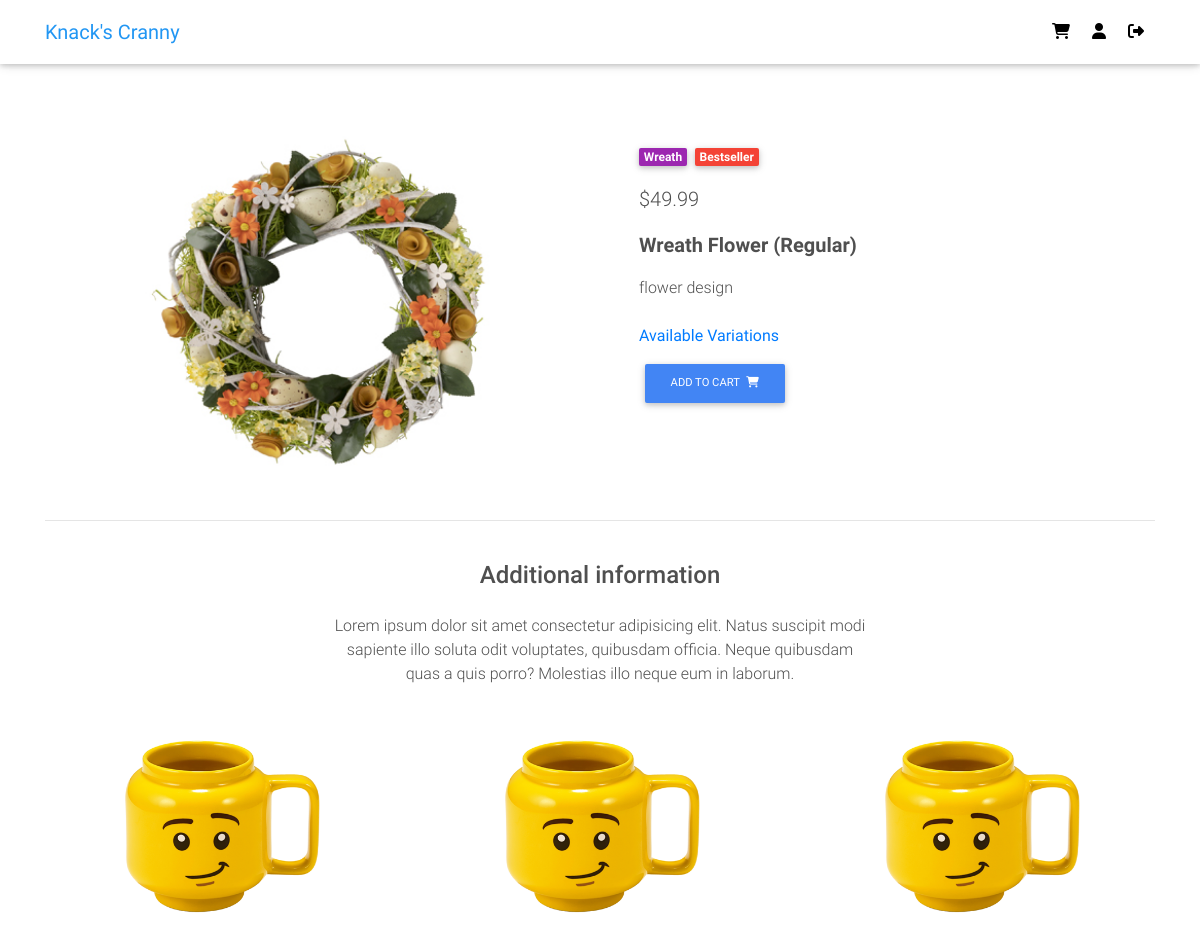
/item/2/regular/ (signed in, upper part), run on an earlier commit of the app's database.
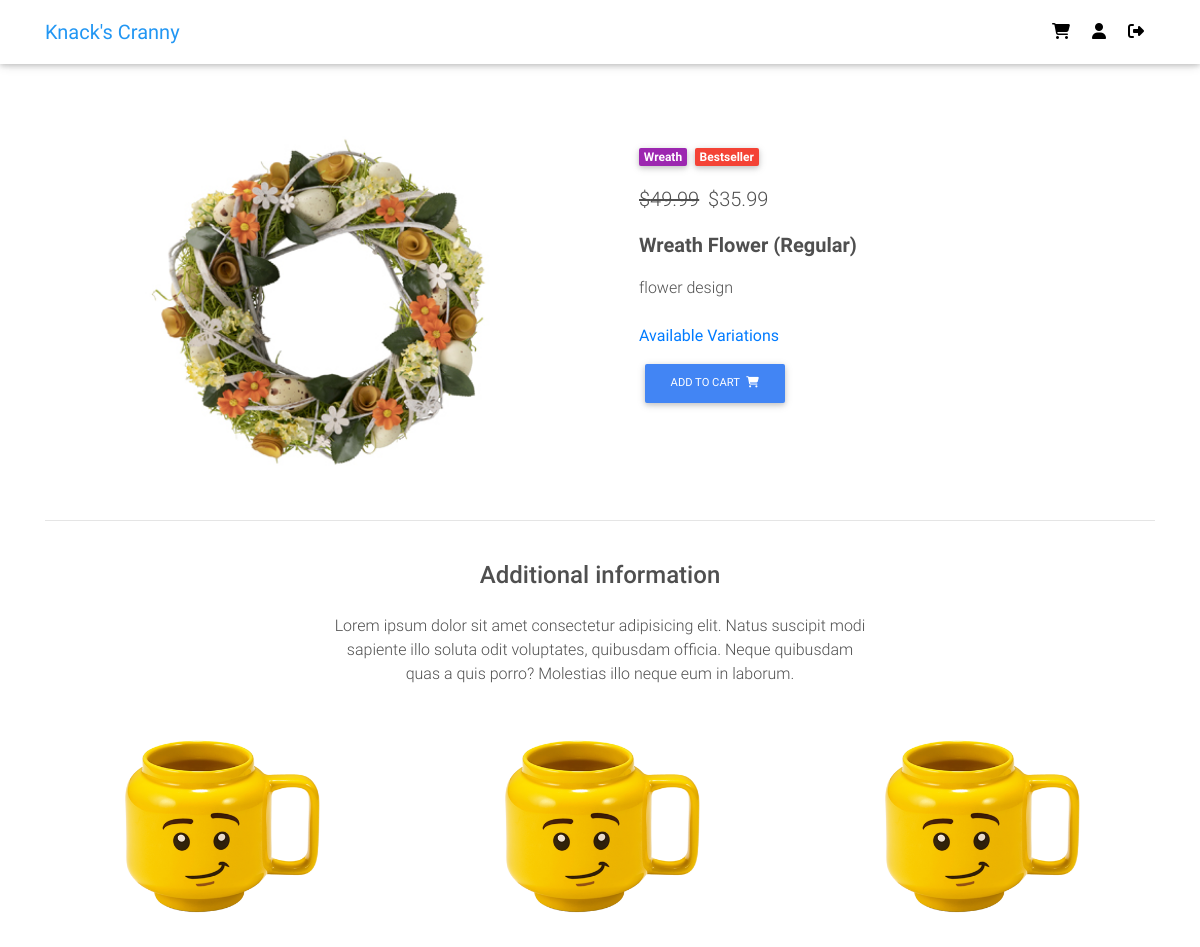
And on a later commit of the database.
### items/models.py (models this page shows, shortened)
class VariationImage(models.Model):
    variation = models.ForeignKey(Variation, on_delete=models.CASCADE)
    name = models.CharField(max_length=100, default='default')
    alias = models.CharField(max_length=150, blank=True, unique=True)
    image = image = models.ImageField(default=f'default_variation.png',
        upload_to='item_variation_pics')
    date_added = models.DateTimeField(default=timezone.now)
    date_updated = models.DateTimeField(default=timezone.now)
    def image_tag(self):
        '''display the image in admin panel'''
        return mark_safe('<img src="/media/%s" width="150" />' % (self.image))
    image_tag.short_description = 'Image'

class Item(models.Model):
    category = models.ForeignKey(Category, on_delete=models.SET_NULL, null=True, blank=True)
    name = models.CharField(max_length=100, unique=True)
    description = models.TextField()
    price = models.DecimalField(max_digits=6, decimal_places=2)
    price_discount = models.DecimalField(max_digits=6, decimal_places=2, null=True, blank=True)
    item_label = models.CharField(max_length=2, choices=ITEM_LABELS, default='NA')
    date_added = models.DateTimeField(default=timezone.now)
    date_updated = models.DateTimeField(default=timezone.now)
    image = models.ImageField(default=f'default.png', upload_to='item_pics')
    @property
    def get_review_count(self):
        return len(self.itemreview_set.all())
    @property
    def get_rating(self):
        reviews = self.itemreview_set.all()
        total = floor(sum([review.rating for review in reviews])/len(reviews))
        return total
    def image_tag(self):
        '''display the image in admin panel'''
        return mark_safe('<img src="/media/%s" width="100" />' % (self.image))
    image_tag.short_description = 'Image'

class Category(models.Model):
    name = models.CharField(max_length=50, unique=True)
    def __str__(self):
        return self.name
    class Meta:
        verbose_name_plural = 'Categories'

class Variation(models.Model):
    item = models.ForeignKey(Item, on_delete=models.CASCADE)
    name = models.CharField(max_length=100, default='regular')
    alias = models.CharField(max_length=150, blank=True, unique=True)
    price = models.DecimalField(max_digits=6, decimal_places=2, null=True, blank=True)
    price_discount = models.DecimalField(max_digits=6, decimal_places=2, null=True, blank=True)
    description = models.TextField(null=True, blank=True)
    inventory = models.PositiveIntegerField(default=0, blank=True)
    item_label = models.CharField(max_length=2, choices=ITEM_LABELS)
    active = models.BooleanField(default=True)
    date_added = models.DateTimeField(default=timezone.now)
    date_updated = models.DateTimeField(default=timezone.now)

### ecommerce/views.py (the view, shortened to what this page needs)
# urls.py: path('item/<int:item_id>/<str:variation_name>/', views.item, name='item'),
def item(request, item_id, variation_name):
    item = Item.objects.filter(id=item_id).first()
    customer = query_customer(request)
    reviews = ItemReview.objects.filter(item=item).order_by('-date_updated')
    user_review = reviews.filter(customer=customer)
    if request.method == 'GET':
        review_form = ItemReviewForm(instance=user_review.first())
        variation = Variation.objects.filter(item=item, name=variation_name).first()
        variation_images = VariationImage.objects.filter(variation=variation)
        variations = Variation.objects.filter(item=item)
        other_items = Item.objects.all().exclude(id=item.id)[:3]
        page_obj = paginate(request, reviews)
        context = {
            'variation': variation,
            'variation_images': variation_images,
            'variations': variations,
            'other_items': other_items,
            'review_form': review_form,
            'page_obj': page_obj,
            'user_has_reviewed': user_review.exists(),
            'main_item': item
        }
        if user_review.exists():
            context['user_review'] = user_review.first()
    return render(request, 'ecommerce/item.html', context)

### ecommerce/models.py (called while the page is built)
    @property
    def get_cart_items(self):
        order_items = self.orderitem_set.all()
        total = sum([item.quantity for item in order_items])
        return total

### ecommerce/templatetags/cart_items_count.py (called while the page is built)
@register.filter
def cart_items_count(request):
    customer = query_customer(request)
    order = Order.objects.filter(customer=customer, is_ordered=False)
    if order.exists():
        return order.first().get_cart_items
    return None

### ecommerce/views.py (called while the page is built)
def query_customer(request):
    if request.user.is_authenticated:
        return Customer.objects.filter(user=request.user).first()
    else:
        return get_session(request)

def paginate(request, items):
    paginator = Paginator(items, 8)
    page_number = request.GET.get('page')
    print('paginator is called')
    return paginator.get_page(page_number)

### ecommerce/templates/ecommerce/item.html (shortened to what this page needs)
{% extends "ecommerce/base.html" %}
{% load static %}
{% load crispy_forms_tags %}
{% block content %}
  <main class="mt-5 pt-4">
    <div class="container dark-grey-text mt-5">
      <div class="row">
        <div class="col-md-6 mb-4">
          {% if variation_images.count > 1 %}
          <div id="carouselExampleControls" class="carousel slide wow fadeIn" data-ride="carousel">
            <div class="carousel-inner">
              {% for image in variation_images %}
              <div class="carousel-item {% if forloop.first %} active {% endif %}">
                <img class="d-block w-100" src="{{ image.image.url }}" alt="{{ image.name }}">
              </div>
              {% endfor %}
            </div>
            <a class="carousel-control-prev" href="#carouselExampleControls" role="button" data-slide="prev">
              <i class="fas fa-chevron-left"></i>
              <span class="sr-only">Previous</span>
            </a>
            <a class="carousel-control-next" href="#carouselExampleControls" role="button" data-slide="next">
              <i class="fas fa-chevron-right"></i>
              <span class="sr-only">Next</span>
            </a>
          </div>
          {% else %}
          <img class="d-block w-100" src="{{ variation_images.first.image.url }}" alt="{{ image.name }}">
          {% endif %}
        </div>
        <div class="col-md-6 mb-4">
          <div class="p-4">
            <div class="mb-3">
              <a href="">
                <span class="badge purple mr-1">{{ main_item.category|title }}</span>
              </a>
              {% if variation.item_label == "NW"%}
                <a href="">
                  <span class="badge blue mr-1">{{ variation.get_item_label_display }}</span>
                </a>
              {% else %}
                <a href="">
                  <span class="badge red mr-1">{{ variation.get_item_label_display }}</span>
                </a>
              {% endif %}
            </div>
            <p class="lead">
              {% if variation.price_discount %}
                <span class="mr-1">
                  <del>${{ variation.price }}</del>
                </span>
                <span>${{ variation.price_discount }}</span>
              {% else %}
                <span>${{ variation.price }}</span>
              {% endif %}
            </p>
            <p class="lead font-weight-bold">{{ variation.item.name|title }} ({{ variation.name|title }})</p>
            <p>{{ variation.description }}</p>
            <div class="mb-3 mt-4">
            <strong><a data-toggle="modal" href="#variationModal">Available Variations</a></strong>
            </div>
            <form class="d-flex justify-content-left" action="{% url 'ecommerce:add-to-cart' variation.id 1 %}" method="POST">
              {% if variation.inventory == 0 or variation.item_label == "SD" %}
                <button class="btn btn-primary btn-md my-0 p" type="submit" disabled>Add to cart
                  <i class="fas fa-shopping-cart ml-1"></i>
                </button>
              {% else %}
                <button class="btn btn-primary btn-md my-0 p" type="submit">Add to cart
                  <i class="fas fa-shopping-cart ml-1"></i>
                </button>
              {% endif %}
            </form>
          </div>
        </div>
      </div>
      <hr>
      <div class="row d-flex justify-content-center wow fadeIn">
        <div class="col-md-6 text-center">
          <h4 class="my-4 h4">Additional information</h4>
          <p>Lorem ipsum dolor sit amet consectetur adipisicing elit. Natus suscipit modi sapiente illo soluta odit
            voluptates,
            quibusdam officia. Neque quibusdam quas a quis porro? Molestias illo neque eum in laborum.</p>
        </div>
      </div>
      <div class="row">
        {% for item in other_items %}
        <div class="col-lg-4 col-md-8 mb-4 text-center">
          <a href="{% url 'ecommerce:item' item.id 'regular' %}">
            <img src="{{ item.image.url }}" class="img-fluid other-items" alt="">
          </a>
        </div>
        {% endfor %}
      </div>
    </div>
  </main>
{% endblock content %}

### ecommerce/templates/ecommerce/base.html (shortened to what this page needs)
{% load static %}
<!DOCTYPE html>
<html lang="en" dir="ltr">
<head>
  <link href="{% static 'ecommerce/css/bootstrap.min.css' %}" rel="stylesheet">
  <link href="{% static 'ecommerce/css/mdb.min.css' %}" rel="stylesheet">
  <link href="{% static 'ecommerce/css/style.css' %}" rel="stylesheet">
</head>
{% include "ecommerce/navbar.html" %}
<body>
    {% block content %}
    {% endblock content %}
</body>
</html>

### ecommerce/templates/ecommerce/navbar.html (shortened to what this page needs)
{% load cart_items_count %}
<nav class="navbar fixed-top navbar-expand-lg navbar-light white scrolling-navbar">
    <div class="container">
      <a class="navbar-brand waves-effect" href="/">
        <strong class="blue-text">Knack's Cranny</strong>
      </a>
      <div class="collapse navbar-collapse" id="navbarSupportedContent">
        <ul class="navbar-nav nav-flex-icons">
          <li class="nav-item">
            <a href="{% url 'ecommerce:cart' %}" class="nav-link waves-effect" title="Cart">
              <i class="fas fa-shopping-cart"></i>
            </a>
          </li>
          {% if request.user.is_authenticated %}
          <li class="nav-item">
            <a href="{% url 'users:profile' %}" class="nav-link waves-effect" title="{{ user.username }}">
              <i class="fas fa-user"></i>
            </a>
          </li>
          <li class="nav-item">
            <a class="nav-link waves-effect" href="{% url 'logout' %}" title="Log Out">
              <i class="fas fa-sign-out-alt"></i>
            </a>
          </li>
          {% endif %}
        </ul>
      </div>
    </div>
  </nav>

### ecommerce/templates/ecommerce/scripts.html (shortened to what this page needs)
{% load static %}

### ecommerce/static/ecommerce/css/style.css (style rules this page uses)
.img-fluid { max-width: 100%; height: auto }
.other-items { width: 60%; }

What changed in the data, as far as the page shows it:
changed Variation "Regular": price_discount (not shown) → "35.99"
